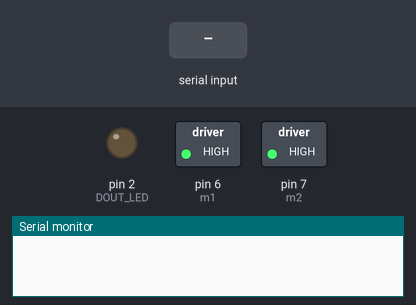
A sketch run on a simulated Arduino Uno, built with avr-gcc and run on an emulated ATmega328P. Parts: switched loads named in the sketch (green lamp = pin HIGH), output pins drawn as LEDs (lit = HIGH), the last lines printed to the serial monitor. The inputs (shaded band) are chosen by the test bench.

Above: at 1.2 s.
1.3 s: "1\n" received over the second serial link
At 1.43 s:
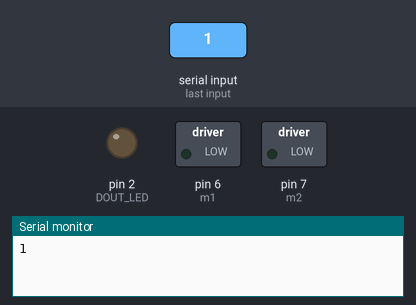
3.0 s: "3\n" received over the second serial link
At 3.13 s:
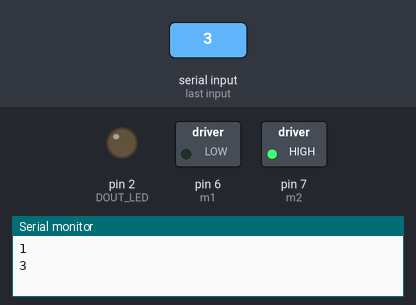
4.7 s: "4\n" received over the second serial link
At 4.83 s:
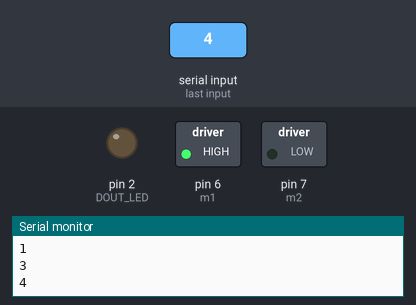
Timing chart, 0 to 7.7 s (numbered marks = the images above; inputs shaded):
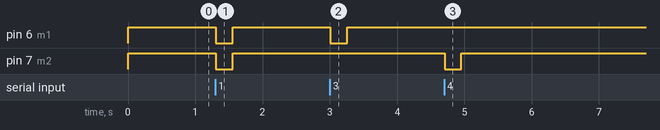

The sketch:

main.ino
```cpp
// (licence header left out)
// This library will provide us the communication trough the bluetooth link
#include <SoftwareSerial.h>

// Definition of Rx,Tx pins of bluetooth shield
SoftwareSerial HC06(11,10);
const char DOUT_LED = 2;

// Definition of motor's relay command
const int m1=6;
const int m2=7;

// This variable will contain the message sent by smartphone
String messageRecu;


void droite(){
    // Here is the function to turn right
    digitalWrite(m1,HIGH);
    digitalWrite(m2,LOW);
}
void gauche(){
    // Here is the function to turn left
    digitalWrite(m1,LOW);
    digitalWrite(m2,HIGH);
}

void devant(){
    // Here is the function to go ahead
    digitalWrite(m1,LOW);
    digitalWrite(m2,LOW);
}
void mStop(){
    // Here is the function to Stop the robot
    digitalWrite(m1,HIGH);
    digitalWrite(m2,HIGH);
}


void setup() {
  // this serial communication is juste for test
  Serial.begin(9600);

  // Starting the communication trough Bluetooth shield HC06
  HC06.begin(9600);

  pinMode(DOUT_LED, OUTPUT);
  digitalWrite(DOUT_LED, LOW);
  pinMode(m1,OUTPUT);
  pinMode(m2,OUTPUT);

}

void loop()
{
  // Starting the programme with a mStop then we are sure the robot is stoped
  mStop();


    while(HC06.available())
    // here we concatenate the recevied message
    {
      delay(3);
      char c = HC06.read();
      messageRecu += c;
    }


    if (messageRecu.length() >0)
    // when the concatenation is done we do a switch to make a decision
    {
      // message conversion from char to int
      int cmd=messageRecu.toInt();

      // here the test to see if we really received the message in the Arduino monitor
      Serial.println(cmd);


      switch(cmd){
        case 0:
          mStop();
        break;
        case 1:
          devant();
          delay(250);
          mStop();
        break;
        case 2:
          mStop();
        break;
        case 3:
          gauche();
          delay(250);
          mStop();
        break;
        case 4:
          droite();
          delay(250);
          mStop();
        break;
        default:
          Serial.println("error bleutooth msg");
        break;

        }

      // elemination of the content of message and waiting for the next one
      messageRecu="";
    }
}
```

Measured:
- after the input at 1.3 s, pin 6 (m1), pin 7 (m2): HIGH → LOW at once, → HIGH 0.25 s later
- after the input at 3.0 s, pin 6 (m1): HIGH → LOW at once, → HIGH 0.25 s later
- after the input at 4.7 s, pin 7 (m2): HIGH → LOW at once, → HIGH 0.25 s later
